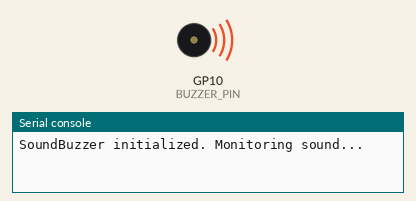
A program run on a simulated Raspberry Pi Pico running MicroPython. Shown: buzzer (waves = sounding), the last lines printed to the serial console.

Above: at 1.5 s.
At 6.15 s:
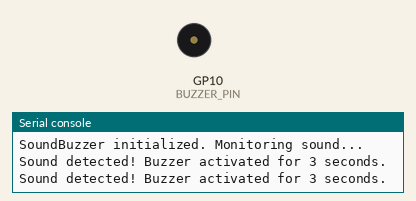
Timing chart, 0 to 7.1 s (numbered marks = the images above):
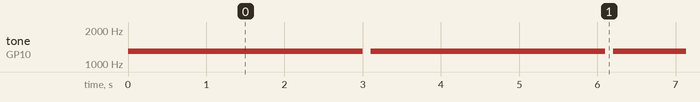

The program:

Sound_Reminder.py
```python
from machine import Pin, ADC, PWM  # Import Pin, ADC, and PWM classes for hardware control
import time  # Import time module for delays

class SoundBuzzer:
    """
    Sound sensor + buzzer controller:
    - When sound level exceeds threshold, trigger buzzer for a given duration.
    """

    def __init__(self, sound_pin, buzzer_pin, threshold=300, buzzer_freq=1300):
        # Initialize ADC for sound sensor on specified pin
        self.adc = ADC(Pin(sound_pin))
        # Initialize PWM for buzzer on specified pin
        self.buzzer = PWM(Pin(buzzer_pin))
        self.buzzer.freq(buzzer_freq)  # Set buzzer frequency
        self.buzzer.duty_u16(0)        # Start with buzzer off (0% duty cycle)
        self.threshold = threshold      # Set sound detection threshold

    def read_sound(self):
        """Return raw analog value from sound sensor (0–65535)"""
        return self.adc.read_u16()

    def alert(self, duration_ms=3000):
        """Activate buzzer with 50% duty cycle for specified duration (milliseconds)"""
        self.buzzer.duty_u16(32768)  # 50% duty cycle (32768/65535)
        time.sleep_ms(duration_ms)    # Keep buzzer active for duration_ms
        self.buzzer.duty_u16(0)       # Turn off buzzer after duration

    def check_and_alert(self, duration_ms=3000):
        """
        Check if sound level exceeds threshold. If yes, trigger buzzer and return True.
        Otherwise, return False.
        """
        val = self.read_sound()       # Read raw sound sensor value
        if val >= self.threshold:     # Compare with threshold
            self.alert(duration_ms)   # Activate buzzer if threshold is met
            return True
        return False

# === Configuration ===
SOUND_PIN = 29         # ADC pin connected to sound sensor (e.g., GPIO29)
BUZZER_PIN = 10        # PWM pin connected to buzzer (e.g., GPIO10)
THRESHOLD = 5000       # Adjust based on ambient noise (higher = less sensitive)
ALERT_MS = 3000        # Buzzer activation duration in milliseconds
POLL_INTERVAL = 100    # Interval between sound checks in milliseconds

# Initialize SoundBuzzer instance with configured parameters
sb = SoundBuzzer(sound_pin=SOUND_PIN, buzzer_pin=BUZZER_PIN, threshold=THRESHOLD)

print("SoundBuzzer initialized. Monitoring sound...")  # Startup message

try:
    while True:
        if sb.check_and_alert(duration_ms=ALERT_MS):  # Check sound and trigger alert
            print("Sound detected! Buzzer activated for 3 seconds.")
        time.sleep_ms(POLL_INTERVAL)  # Wait for next check interval

except KeyboardInterrupt:
    sb.buzzer.duty_u16(0)  # Ensure buzzer is off on keyboard interrupt
    print("Monitoring stopped. Buzzer deactivated.")  # Shutdown message
```

Measured:
- by itself, tone on GP10 (BUZZER_PIN): alternates 1300 Hz for 3.0 s and silent for 0.10 s
